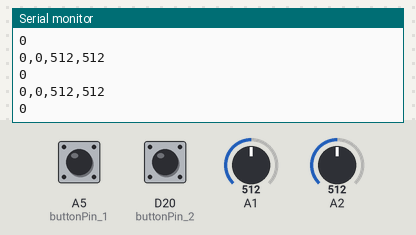
This sketch was run on a simulated Arduino Zero (SAMD21). On the bench: the last lines printed to the serial monitor. The test bench sets the inputs (shaded band); at power-on: A1 = 512, A2 = 512, A5 (buttonPin_1) HIGH, D20 (buttonPin_2) HIGH (analog values on the 0–1023 scale).

Above: at 1.2 s.
1.3 s: A1 set to 716
At 1.41 s:
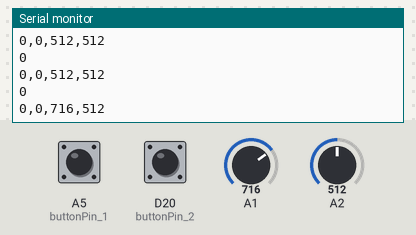
2.8 s: A2 set to 716
At 2.84 s:
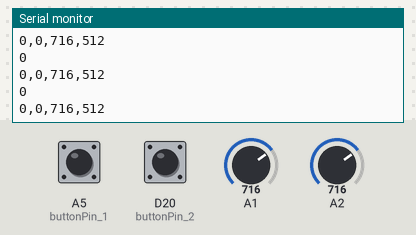
4.3 s: A5 (buttonPin_1) pulled LOW for 0.15 s
At 4.41 s:
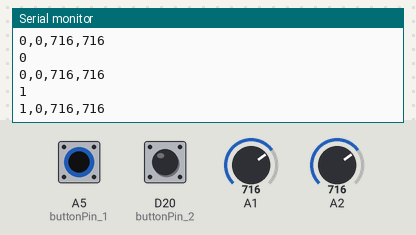
5.9 s: D20 (buttonPin_2) pulled LOW for 0.15 s
At 6.1 s:
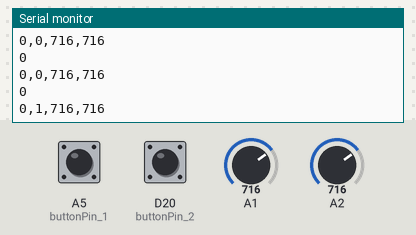
7.5 s: A1 set to 900
At 7.54 s:
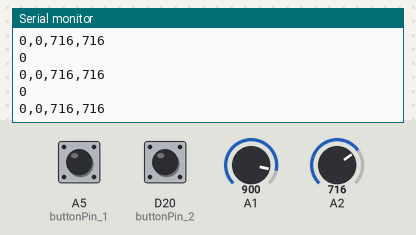
9.0 s: A5 (buttonPin_1) pulled LOW for 1 s
At 9.23 s:
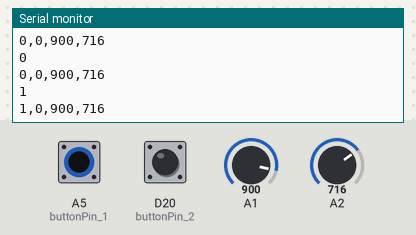
Timing chart, 0 to 12.0 s (numbered marks = the images above; inputs shaded):
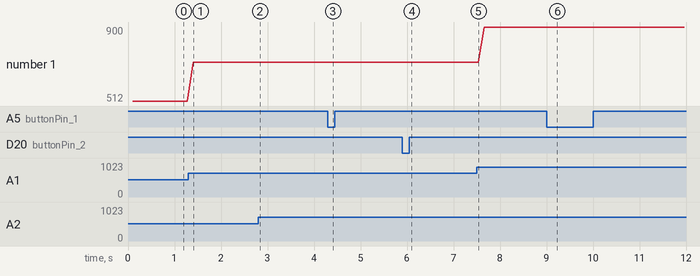

The sketch:

JoabL_SSL4.ino
```cpp
//Define Pins
const int adcPin_1 = 1;
const int adcPin_2 = 2;
const int buttonPin_1 = 19;
const int buttonPin_2 = 20;

//Button Variables
bool buttonState_1 = 0;
bool buttonState_2 = 0;

//Pot Variables
int adcRead_1 = 0;
int adcRead_2 = 0;

void setup()
{
  pinMode(buttonPin_1, INPUT_PULLUP);
  pinMode(buttonPin_2, INPUT_PULLUP);
  analogReadResolution(10);
  Serial.begin(9600);
  pinMode(19, INPUT_PULLUP);
  Serial.begin(9600);
}


void loop()
{
  adcRead_1 = analogRead(adcPin_1);
  adcRead_2 = analogRead(adcPin_2);
  buttonState_1 = !digitalRead(buttonPin_1);
  buttonState_2 = !digitalRead(buttonPin_2);

  Serial.println(!digitalRead(19)); // prints 1 when pressed
  delay(100);

  Serial.print(buttonState_1);
  Serial.print(',');
  Serial.print(buttonState_2);
  Serial.print(',');
  Serial.print(adcRead_1);
  Serial.print(',');
  Serial.println(adcRead_2);  // newline ends the message

  delay(30);
}
```

Measured:
- after the input at 1.3 s, the serial monitor: prints a new line after 0.10 s (image 1)
- after the input at 4.3 s, the serial monitor: prints a new line at once (image 3)
- after the input at 5.9 s, the serial monitor: prints a new line after 0.20 s (image 4)
- after the input at 9.0 s, the serial monitor: prints a new line after 0.13 s (image 6)
- plotted number 1: 512 → 716 after the input at 1.3 s, 716 → 900 after the input at 7.5 s
